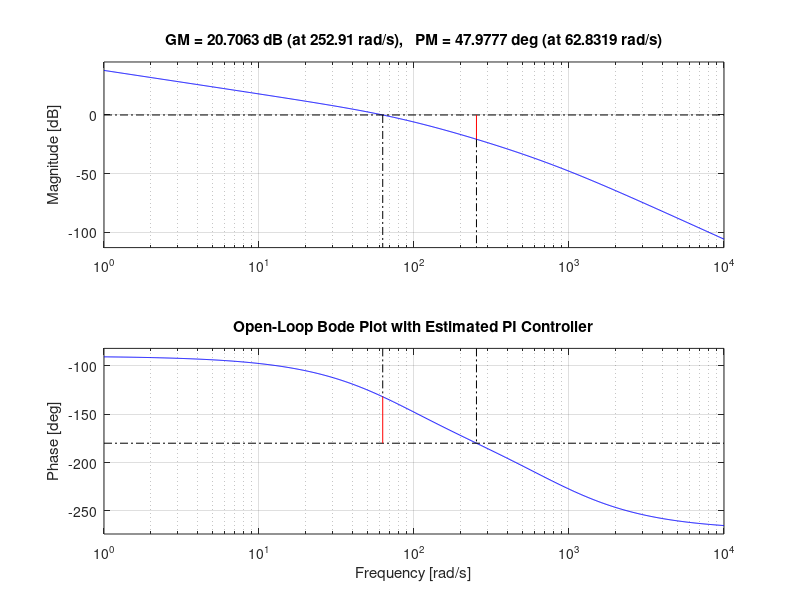
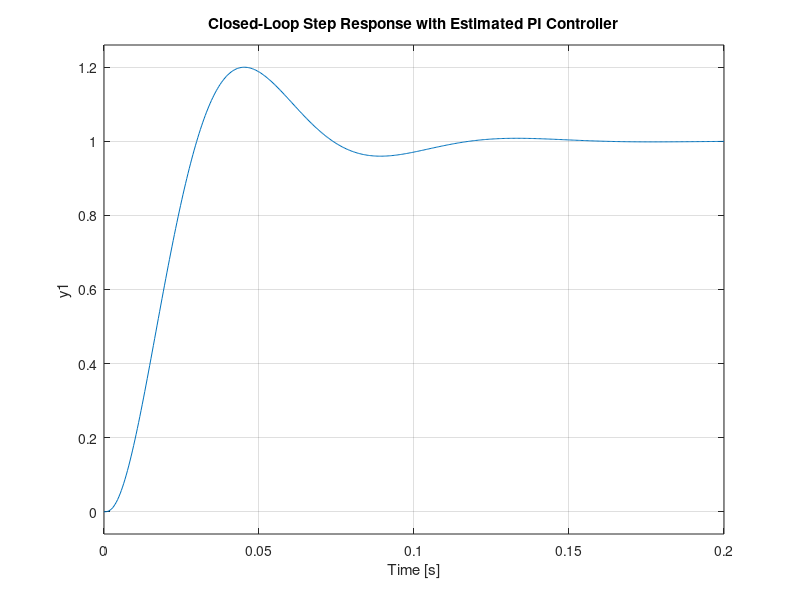

These charts were generated, in order, by the following MATLAB code:
clear; close all;

s = tf('s');

%% Transfer functions

% motor
Gm = 0.257 / ((1.22e-6)*s^2 + (1.04e-3)*s + 0.07);

% fv converter
Rfv = 122e3;
Cfv = 0.1e-6;
Gfv = 1 / (1 + s*Rfv*Cfv);

% plant
P = Gm * Gfv;

%% choose PI zero and crossover target
fz = 11.7;
fc = 10;

wz = 2*pi*fz;
wc = 2*pi*fc;

%% Evaluate plant magnitude at crossover

magP = abs(squeeze(freqresp(P, wc)));

%% Estimate Kp and Ki

Gc_factor = sqrt(1 + (wz/wc)^2);

Kp = 1 / (magP * Gc_factor);
Ki = wz * Kp;

fprintf('Chosen PI zero: %.2f Hz\n', fz);
fprintf('Chosen crossover target: %.2f Hz\n', fc);
fprintf('Plant magnitude at crossover: %.6g\n', magP);
fprintf('Estimated Kp: %.6g\n', Kp);
fprintf('Estimated Ki: %.6g\n', Ki);
fprintf('Resulting PI zero: %.4f Hz\n', Ki/(2*pi*Kp));

%% Build controller and loop
Gc = Kp + Ki/s;
L = Gc * P;
T = feedback(L,1);

%% Plot open loop bode estimate
figure;
margin(L);
grid on;
title('Open-Loop Bode Plot with Estimated PI Controller');

%% Plot closed loop step response estimate
figure;
step(T);
grid on;
title('Closed-Loop Step Response with Estimated PI Controller');

%% Give margins
[Gm_margin, Pm, Wcg, Wcp] = margin(L);

fprintf('\nGain margin (absolute): %.4g\n', Gm_margin);
fprintf('Phase margin (deg): %.2f\n', Pm);
fprintf('Gain crossover frequency: %.4f rad/s = %.4f Hz\n', Wcg, Wcg/(2*pi));
fprintf('Phase crossover frequency: %.4f rad/s = %.4f Hz\n', Wcp, Wcp/(2*pi));

%% dipslay poles
disp('Motor poles (Hz):');
disp(abs(pole(Gm))/(2*pi));

disp('F/V pole (Hz):');
disp(abs(pole(Gfv))/(2*pi));

disp('Open-loop poles (Hz):');
disp(abs(pole(L))/(2*pi));
